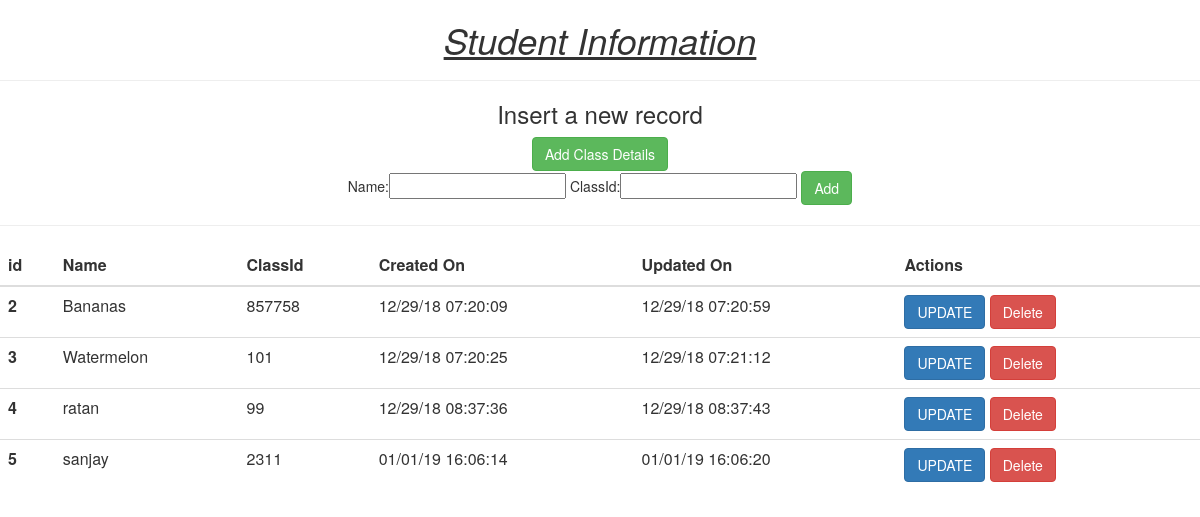
The page / on the database its author committed.
### myflask.py (models this page shows, shortened)
class Student(db.Model):
    id = db.Column(db.Integer, unique=True, nullable=False, primary_key=True)
    name = db.Column(db.String(500), unique=False, nullable=False, primary_key=False)
    class_id = db.Column(db.Integer, db.ForeignKey('class.id'))
    classinfo = db.relationship("Class")
    createdon = db.Column(db.String(500), unique=False, nullable=True, primary_key=False)
    updatedon = db.Column(db.String(500), unique=False, nullable=True, primary_key=False)

### myflask.py (the view)
@app.route("/", methods=["GET", "POST"])
def home():
    if request.form:
        ts = time.gmtime()
        createdon = time.strftime("%x %X", ts)
        student = Student(name=request.form.get("name"), class_id=request.form.get("classid"), createdon=createdon)
        db.session.add(student)
        db.session.commit()
    students = Student.query.all()
    return render_template("homepage.html", students=students)

### templates/homepage.html (shortened to what this page needs)
<html>
<head>
    <link rel="stylesheet" href="https://maxcdn.bootstrapcdn.com/bootstrap/3.3.7/css/bootstrap.min.css">
</head>
  <body>
  <center><i><u><h1>Student Information</h1></u></i></center><hr>
  <center><h3>Insert a new record</h3>
      <a href="./addclassdet" class="btn btn-success"> Add Class Details</a>
    <form method="POST" action="/">
        Name:<input type="text" name="name"/>
        ClassId:<input type="text" name="classid"/>
          <input class="btn btn-success" type="submit" value="Add">
    </form>
</center>
  <hr>
<table class="table">
  <thead>
    <tr>
      <th scope="col">id</th>
      <th scope="col">Name</th>
      <th scope="col">ClassId</th>
      <th scope="col">Created On</th>
        <th scope="col">Updated On</th>
         <th scope="col">Actions</th>
    </tr>
  </thead>
  <tbody>
   {% for student in students %}
    <tr>
      <th scope="row">{{student.id}}</th>
      <td>{{student.name}}</td>
      <td>{{student.class_id}}</td>
        <td>{{student.createdon}}</td>
        <td>{{student.updatedon}}</td>
         <td>
             <form method="POST" action="./updaterecord" style="display: inline">
              <input class="btn btn-primary" type="submit" value="UPDATE">
            </form>
            <form method="POST" action="./delete" style="display: inline">
              <input class="btn btn-danger" type="submit" value="Delete">
            </form>
        </td>
    </tr>
{% endfor %}
  </tbody>
</table>
  </body>
</html>

### rows shown on the page
Student: id "2", name "Bananas", class_id "857758", createdon "12/29/18 07:20:09", updatedon "12/29/18 07:20:59"
Student: id "3", name "Watermelon", class_id "101", createdon "12/29/18 07:20:25", updatedon "12/29/18 07:21:12"
Student: id "4", name "ratan", class_id "99", createdon "12/29/18 08:37:36", updatedon "12/29/18 08:37:43"
Student: id "5", name "sanjay", class_id "2311", createdon "01/01/19 16:06:14", updatedon "01/01/19 16:06:20"
